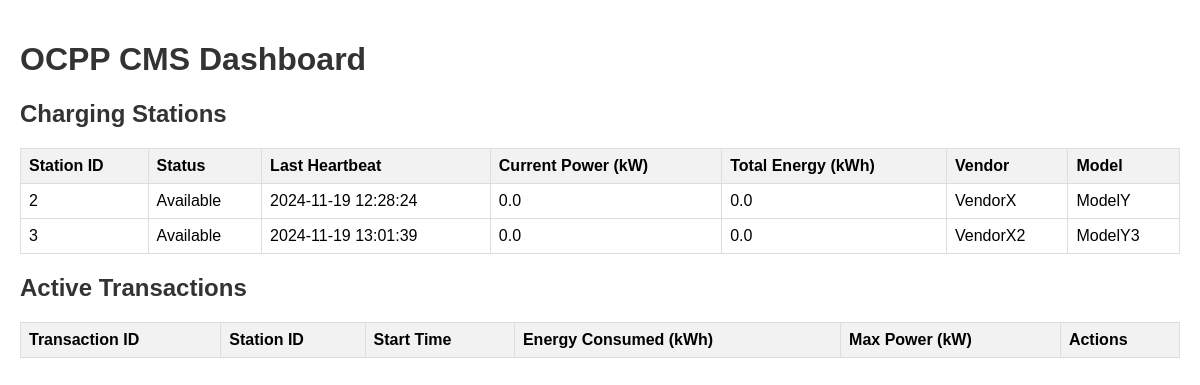
Before: / with the older database file.
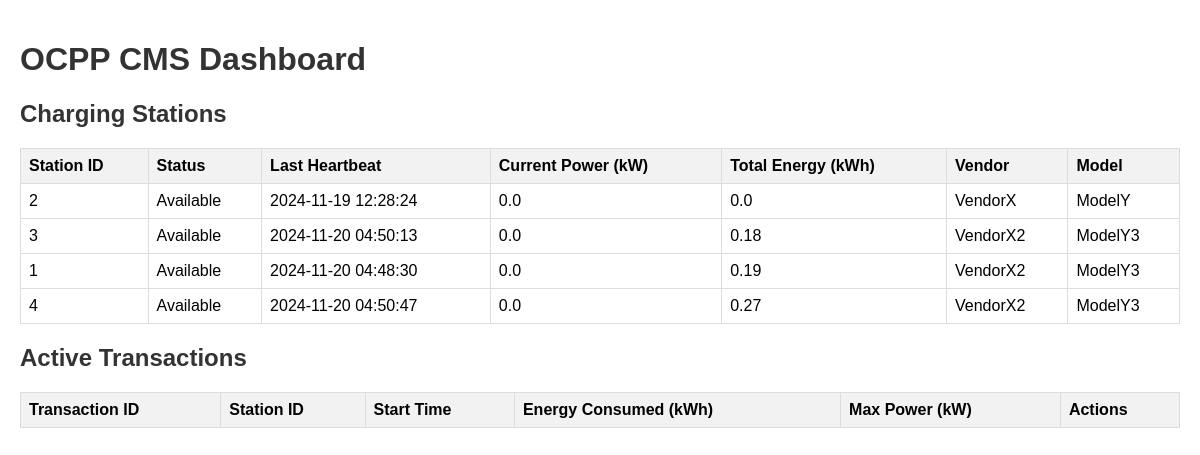
After: the same page with the newer database file.
### database.py (models this page shows)
class ChargingStation(Base):
    __tablename__ = 'charging_stations'
    id = Column(Integer, primary_key=True)
    station_id = Column(String, unique=True)
    status = Column(String)
    last_heartbeat = Column(DateTime)
    current_transaction = Column(String, nullable=True)
    vendor = Column(String)
    model = Column(String)
    current_power = Column(Float, default=0)  # Current power consumption in kW
    total_energy_consumed = Column(Float, default=0)  # Total energy consumed in kWh

### main.py (the view)
@app.get("/")
async def home(request: Request):
    db = SessionLocal()
    stations = db.query(ChargingStation).all()
    transactions = db.query(Transaction).filter_by(is_active=True).all()
    db.close()
    return templates.TemplateResponse(
        "index.html",
        {"request": request, "stations": stations, "transactions": transactions}
    )

### templates/index.html (shortened to what this page needs)
<!DOCTYPE html>
<html lang="en">
<head>
</head>
<body>
    <h1>OCPP CMS Dashboard</h1>
    <h2>Charging Stations</h2>
    <table>
        <thead>
            <tr>
                <th>Station ID</th>
                <th>Status</th>
                <th>Last Heartbeat</th>
                <th>Current Power (kW)</th>
                <th>Total Energy (kWh)</th>
                <th>Vendor</th>
                <th>Model</th>
            </tr>
        </thead>
        <tbody>
            {% for station in stations %}
            <tr>
                <td>{{ station.station_id }}</td>
                <td>{{ station.status }}</td>
                <td>{{ station.last_heartbeat.strftime('%Y-%m-%d %H:%M:%S') }}</td>
                <td>{{ station.current_power|round(2) }}</td>
                <td>{{ station.total_energy_consumed|round(2) }}</td>
                <td>{{ station.vendor }}</td>
                <td>{{ station.model }}</td>
            </tr>
            {% endfor %}
        </tbody>
    </table>
    <h2>Active Transactions</h2>
    <table>
        <thead>
            <tr>
                <th>Transaction ID</th>
                <th>Station ID</th>
                <th>Start Time</th>
                <th>Energy Consumed (kWh)</th>
                <th>Max Power (kW)</th>
                <th>Actions</th>
            </tr>
        </thead>
    </table>
</body>
</html>

### templates/index.html (style rules this page uses)
body { font-family: Arial, sans-serif; max-width: 1200px; margin: 0 auto; padding: 20px; }
table { width: 100%; border-collapse: collapse; margin-bottom: 20px; }
th, td { border: 1px solid #ddd; padding: 8px; text-align: left; }
th { background-color: #f2f2f2; }
h1, h2 { color: #333; }

Changed rows visible on the page:
changed ChargingStation (number 2 of 4 on the later page): last_heartbeat "2024-11-19 13:01:39" → "2024-11-20 04:50:13"; total_energy_consumed "0.0" → "0.18"
added ChargingStation: station_id "1", status "Available", last_heartbeat "2024-11-20 04:48:30", current_power "0.0", total_energy_consumed "0.19", vendor "VendorX2", model "ModelY3"
added ChargingStation: station_id "4", status "Available", last_heartbeat "2024-11-20 04:50:47", current_power "0.0", total_energy_consumed "0.27", vendor "VendorX2", model "ModelY3"
